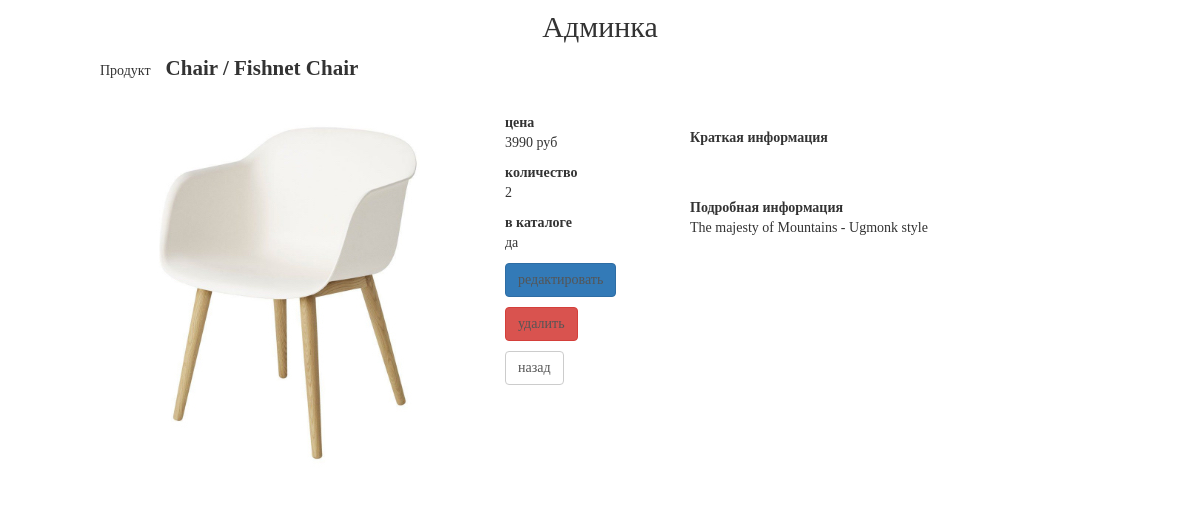
Before: /my/admin/product/read/1/ with the older database file.
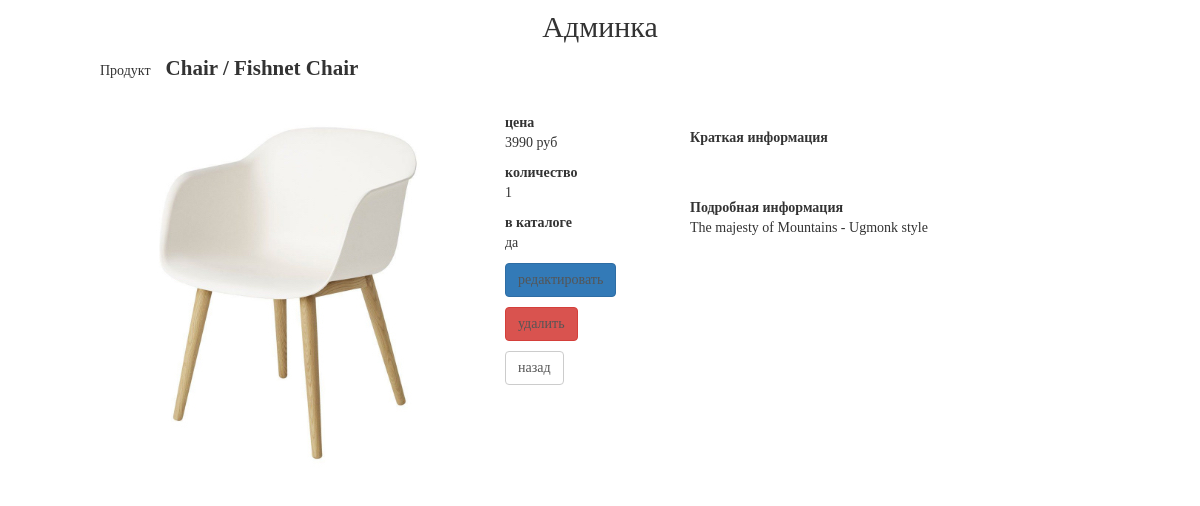
After: the same page with the newer database file.
### mainapp/models.py (models this page shows, shortened)
class Product(models.Model):
    category = models.ForeignKey(ProductCategory, on_delete=models.PROTECT, verbose_name='Категория')
    name = models.CharField('Название', max_length=128)
    short_description = models.CharField('Краткое описание', max_length=128, blank=True)
    description = models.TextField('Описание', blank=True)
    quantity = models.PositiveIntegerField('Количество', default=0)
    price = models.DecimalField('Цена', max_digits=10, decimal_places=0, default=0)
    image = models.ImageField(upload_to='products_images', blank=True)
    is_active = models.BooleanField(default=True, db_index=True)
    created_at = models.DateTimeField('Дата создания', auto_now_add=True)
    updated_at = models.DateTimeField('Дата обновления', auto_now=True)

class ProductCategory(models.Model):
    name = models.CharField('Название', max_length=128, unique=True)
    description = models.TextField('Описание', max_length=255, blank=True)
    is_active = models.BooleanField(default=True, db_index=True)
    created_at = models.DateTimeField('Дата создания', auto_now_add=True)

### adminapp/views.py (the view)
# urls.py: path('product/read/<int:pk>/', adminapp.ProductDetail.as_view(), name='product_read'),
class ProductDetail(DetailView):
    model = Product
    pk_url_kwarg = 'pk'     # product_pk

### basketapp/context_processors.py (called while the page is built)
def basket(request):
    if request.user.is_authenticated:
        basket = request.user.basket.select_related('product', 'product__category').all()
    else:
        basket = []
    return {
        'basket': basket,
    }

### mainapp/templatetags/my_filters.py (called while the page is built)
@register.filter(name='media_folder_products')
def media_folder_products(string):
    if not string:
        string = 'products_images/default.jpg'
    return f'{settings.MEDIA_URL}{string}'

### adminapp/templates/mainapp/product_detail.html (shortened to what this page needs)
{% extends 'adminapp/base.html' %}
{% load static %}
{% load my_filters %}
{% block container %}
    <div class="product_read">
        <div class="produt_name">
            Продукт<strong>{{ object.category.name|title }} /
            {{ object.name|title }}</strong>
        </div>
        <img src="{{ object.image|media_folder_products }}" alt="{{ object.name }}">
        <div class="summary">
            <b>цена</b>
            <p>{{ object.price }} руб</p>
            <b>количество</b>
            <p>{{ object.quantity }}</p>
            <b>в каталоге</b>
            <p>{% if object.is_active %}да{% else %}нет{% endif %}</p>
            <p>
                <a href="{% url 'my_admin:product_update' object.pk %}" class="btn btn-primary">
                    редактировать
                </a>
            </p>
            <p>
                <a href="{% url 'my_admin:product_delete' object.pk %}" class="btn btn-danger">
                    удалить
                </a>
            </p>
            <p>
                <a href="{% url 'my_admin:category_products_list' object.category.pk %}" class="btn btn-default">
                    назад
                </a>
            </p>
        </div>
        <div class="product_desc">
            <b>Краткая информация</b>
            <br><br>
            <b>Подробная информация</b>
            <p>{{ object.description }}</p>
        </div>
    </div>
{% endblock %}

Changed rows visible on the page:
changed Product "Fishnet Chair": quantity "2" → "1"
